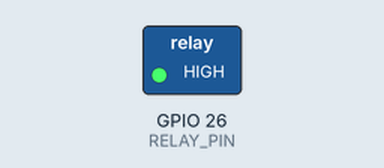
A sketch run on a simulated ESP32. On the bench: switched loads named in the sketch (green lamp = pin HIGH).

Above: at 1.0 s.
At 3.0 s:
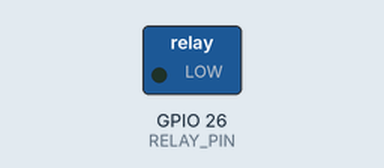
Timing chart, 0 to 5.2 s (numbered marks = the images above):
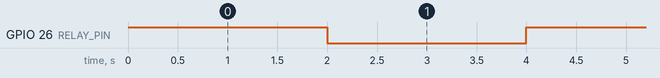

The sketch:

relay.ino
```cpp
#define RELAY_PIN 26

void setup() {
  pinMode(RELAY_PIN, OUTPUT);
}

void loop() {
  digitalWrite(RELAY_PIN, HIGH);
  delay(2000);

  digitalWrite(RELAY_PIN, LOW);
  delay(2000);
}
```

Measured:
- by itself, GPIO 26 (RELAY_PIN): alternates HIGH for 2.0 s and LOW for 2.0 s
